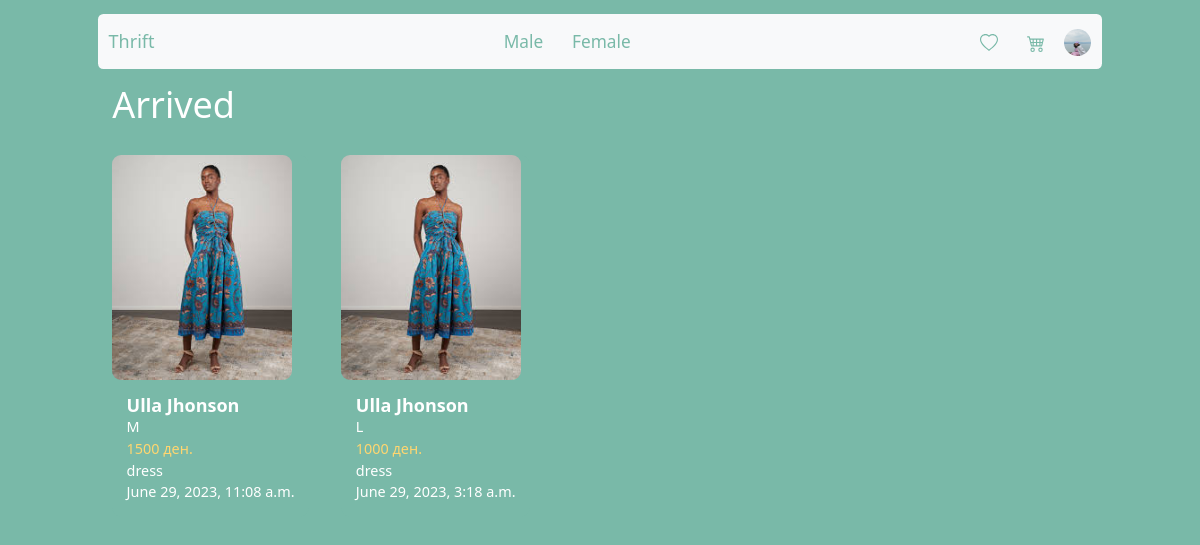
Page /arrived (signed in) on the earlier database version.
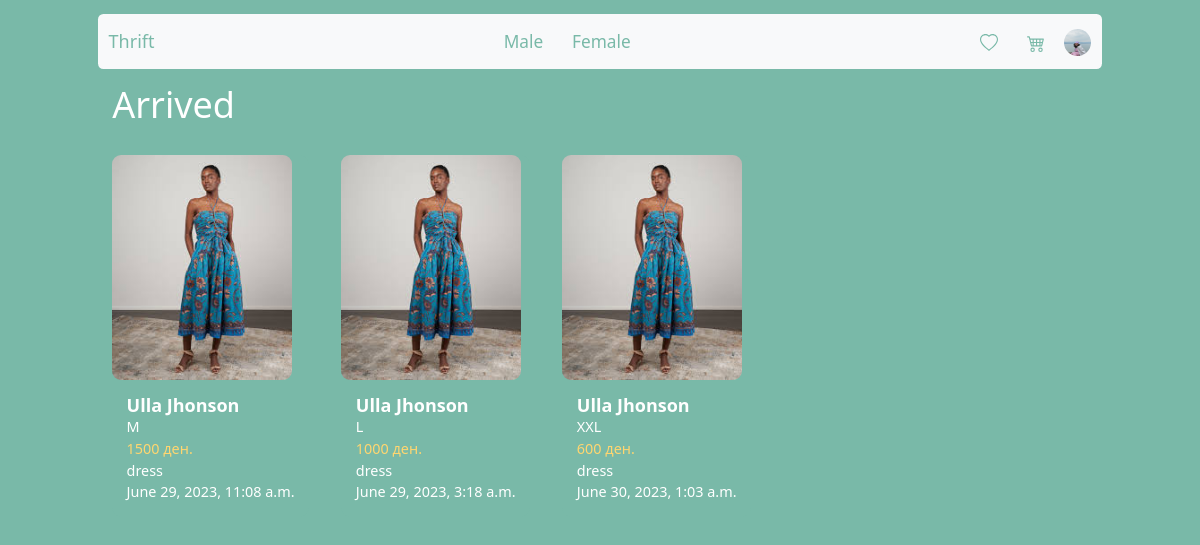
Same page on the later database version.
### Thrift/models.py (models this page shows, shortened)
class Product(models.Model):
    user = models.ForeignKey(CustomUser, on_delete=models.CASCADE)
    price = models.PositiveIntegerField()
    conditionValues=[
        ('Лоша', 'Bad'),
        ('Средна', 'Average'),
        ('Добра', 'Good'),
        ('Одлична', 'Great')
    ]
    sizeValues=[
        ('XXS', 'Extra Extra Small'),
        ('XS', 'Extra Small'),
        ('S', 'Small'),
        ('M', 'Medium'),
        ('L', 'Large'),
        ('XL', 'Extra Large'),
        ('XXL', 'Extra Extra Large')
    ]
    condition = models.CharField(max_length=255,choices=conditionValues)
    size = models.CharField(max_length=255,choices=sizeValues)
    description = models.CharField(max_length=255)
    shop = models.CharField(max_length=255)
    typeClothes = [
        ('Фустан', 'Dress'),
        ('Панталони', 'Pants'),
        ('Блуза', 'Shirt'),
        ('Џемпер', 'Jumpers'),
        ('Јакна', 'Coat'),
        ('Фармерки', 'Jeans'),
        ('Аксесоари', 'Accessories'),
        ('Суќна', 'Skirt')
    ]
    type = models.CharField(max_length=255,choices=typeClothes)
    colors = models.ManyToManyField(Color, null=True, blank=True)
    genders=[
        ('M','Male'),
        ('F','Female')
    ]
    gender = models.CharField(max_length=255,choices=genders)
    sold = models.BooleanField(null=True,blank=True)
    sent = models.BooleanField(null=True,blank=True)
    date_sent=models.DateTimeField(auto_now=True)
    accepted = models.BooleanField(null=True,blank=True)
    date_accepted = models.DateTimeField(auto_now=True)

class ImageProd(models.Model):
    image=models.ImageField()
    product=models.ForeignKey(Product,on_delete=models.CASCADE,related_name='images')

### Thrift/views.py (the view)
# urls.py: path("arrived", arrived, name="arrived"),
@login_required()
def arrived(request):
    orders = Order.objects.filter(user=request.user).all()
    products = []
    for o in orders:
        if o.product.sold and o.product.sent and o.product.accepted:
            products.append(o.product)
    context = {'products': products}
    return render(request, 'arrived.html', context)

### templates/arrived.html
{% extends "base_generic.html" %}
{% block content %}
    <h1 class="m-3">Arrived</h1>
<div class="card-deck">
            {% for product in products %}
                <a href="{% url 'product-details' product.id %}" style="text-decoration: none;color: inherit;">
                    <div class="card m-3"
                         style="flex-direction: column;display: inline-block;height:fit-content;border-width: 0px">
                        <img style="width: 200px;height: 250px" src="{{ product.images.first.image.url }}" class="card-img-top rounded-img" alt="Item 1">
                        <div class="card-body">
                            <h5 class="card-title m-0">{{ product.shop }}</h5>
                            <p class="card-text m-0">{{ product.size }}</p>
                            <p class="card-text card-price m-0">{{ product.price }} ден.</p>
                            <p class="card-text m-0">{{ product.description }}</p>
                            <p class="card-text m-0">{{ product.date_accepted }}</p>
                        </div>
                    </div>
                </a>
            {% endfor %}
        </div>
{% endblock %}

Differences in the rows shown:
now on this page (row edited): Product: images.first.image (picture), shop "Ulla Jhonson", size "XXL", price "600", description "dress", date_accepted "June 30, 2023, 1:03 a.m."
